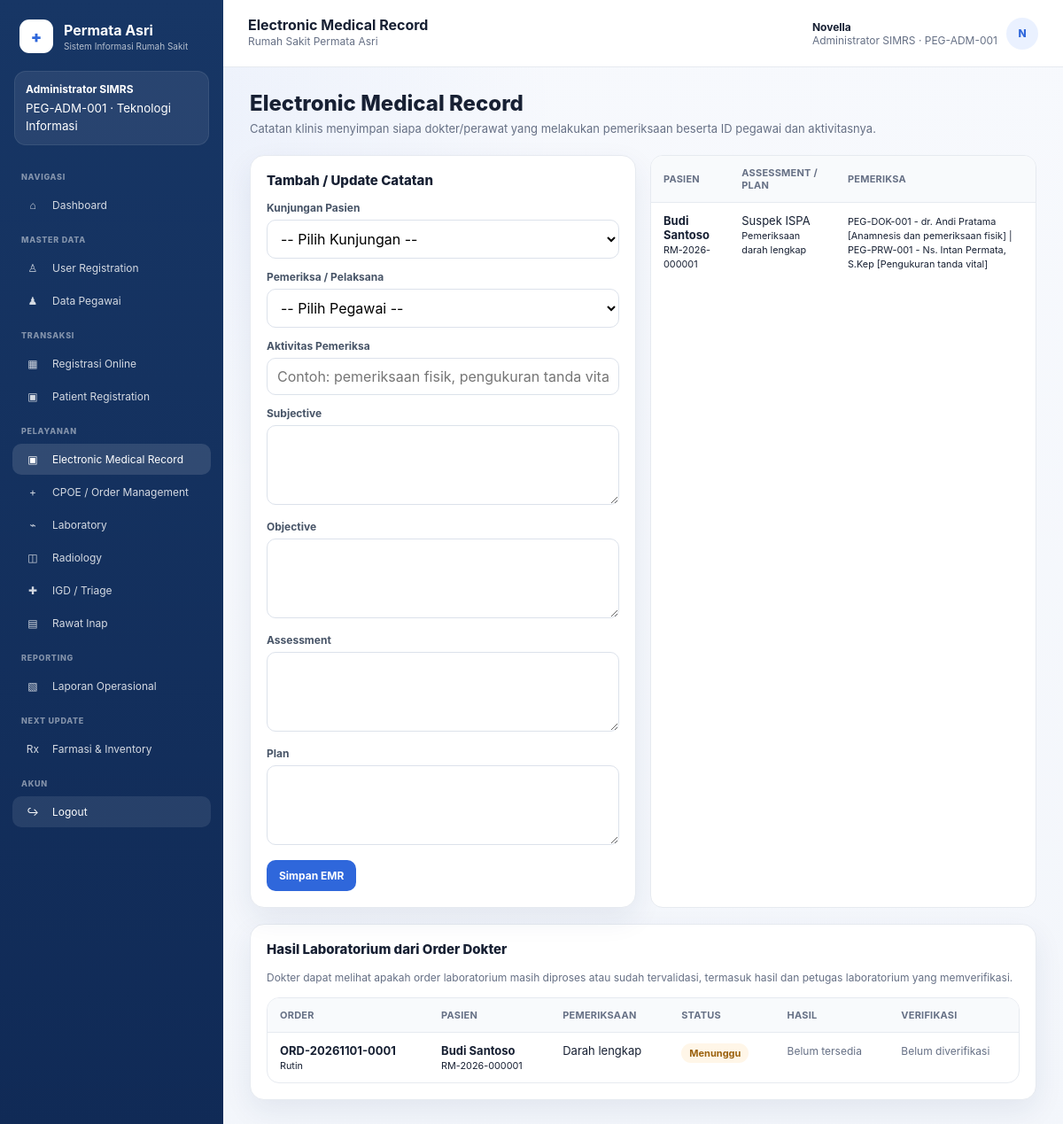
The app's page /emr.php (signed in) with its own data.
### tables this page shows
CREATE TABLE users (
    id INT AUTO_INCREMENT PRIMARY KEY,
    employee_id INT NOT NULL UNIQUE,
    username VARCHAR(60) NOT NULL UNIQUE,
    password_hash VARCHAR(255) NOT NULL,
    is_active TINYINT(1) NOT NULL DEFAULT 1,
    created_at DATETIME NOT NULL DEFAULT CURRENT_TIMESTAMP,
    CONSTRAINT fk_user_employee FOREIGN KEY (employee_id) REFERENCES employees(id)
);

CREATE TABLE roles (
    id INT AUTO_INCREMENT PRIMARY KEY,
    code VARCHAR(50) NOT NULL UNIQUE,
    name VARCHAR(100) NOT NULL
);

CREATE TABLE employees (
    id INT AUTO_INCREMENT PRIMARY KEY,
    employee_code VARCHAR(30) NOT NULL UNIQUE,
    full_name VARCHAR(150) NOT NULL,
    profession VARCHAR(100) NOT NULL,
    role_id INT NOT NULL,
    unit_id INT NULL,
    is_active TINYINT(1) NOT NULL DEFAULT 1,
    CONSTRAINT fk_employee_role FOREIGN KEY (role_id) REFERENCES roles(id),
    CONSTRAINT fk_employee_unit FOREIGN KEY (unit_id) REFERENCES units(id)
);

CREATE TABLE units (
    id INT AUTO_INCREMENT PRIMARY KEY,
    code VARCHAR(30) NOT NULL UNIQUE,
    name VARCHAR(100) NOT NULL,
    unit_type VARCHAR(30) NOT NULL
);

CREATE TABLE emr (
    id INT AUTO_INCREMENT PRIMARY KEY,
    registration_id INT NOT NULL UNIQUE,
    subjective TEXT NULL,
    objective TEXT NULL,
    assessment TEXT NULL,
    plan TEXT NULL,
    created_at DATETIME NOT NULL DEFAULT CURRENT_TIMESTAMP,
    updated_at DATETIME NOT NULL DEFAULT CURRENT_TIMESTAMP,
    CONSTRAINT fk_emr_reg FOREIGN KEY (registration_id) REFERENCES registrations(id)
);

CREATE TABLE lab_orders (
    id INT AUTO_INCREMENT PRIMARY KEY,
    order_id INT NOT NULL UNIQUE,
    test_name VARCHAR(255) NOT NULL,
    specimen VARCHAR(100) NULL,
    status VARCHAR(40) NOT NULL DEFAULT 'Menunggu',
    result TEXT NULL,
    verified_by INT NULL,
    verified_at DATETIME NULL,
    CONSTRAINT fk_lab_order FOREIGN KEY (order_id) REFERENCES orders(id) ON DELETE CASCADE,
    CONSTRAINT fk_lab_verify FOREIGN KEY (verified_by) REFERENCES employees(id)
);

CREATE TABLE orders (
    id INT AUTO_INCREMENT PRIMARY KEY,
    order_no VARCHAR(40) NULL UNIQUE,
    registration_id INT NOT NULL,
    ordering_employee_id INT NOT NULL,
    order_type ENUM('Laboratorium','Radiologi','Obat','Konsultasi','Rawat Inap') NOT NULL,
    detail VARCHAR(255) NOT NULL,
    clinical_indication TEXT NULL,
    priority ENUM('Rutin','CITO') NOT NULL DEFAULT 'Rutin',
    status VARCHAR(40) NOT NULL DEFAULT 'Ordered',
    created_at DATETIME NOT NULL DEFAULT CURRENT_TIMESTAMP,
    CONSTRAINT fk_order_reg FOREIGN KEY (registration_id) REFERENCES registrations(id),
    CONSTRAINT fk_order_employee FOREIGN KEY (ordering_employee_id) REFERENCES employees(id)
);

CREATE TABLE patients (
    id INT AUTO_INCREMENT PRIMARY KEY,
    medical_record_no VARCHAR(30) NULL UNIQUE,
    nik VARCHAR(16) NOT NULL UNIQUE,
    full_name VARCHAR(150) NOT NULL,
    birth_date DATE NOT NULL,
    gender ENUM('L','P') NOT NULL,
    address TEXT NULL,
    phone VARCHAR(30) NULL,
    email VARCHAR(120) NULL,
    payer VARCHAR(40) NOT NULL DEFAULT 'Umum',
    created_at DATETIME NOT NULL DEFAULT CURRENT_TIMESTAMP
);

### database.php (called while the page is built, shortened)
<?php
function db(): PDO
{
    static $pdo = null;
    if ($pdo instanceof PDO) {
        return $pdo;
    }
    $dsn = 'mysql:host=' . DB_HOST . ';dbname=' . DB_NAME . ';charset=utf8mb4';
    $pdo = new PDO($dsn, DB_USER, DB_PASS, [
        PDO::ATTR_ERRMODE => PDO::ERRMODE_EXCEPTION,
        PDO::ATTR_DEFAULT_FETCH_MODE => PDO::FETCH_ASSOC,
        PDO::ATTR_EMULATE_PREPARES => false,
    ]);
    return $pdo;
}

### functions.php (called while the page is built, shortened)
<?php
require_once __DIR__ . '/../config/database.php';
require_once __DIR__ . '/schema_updates.php';
function e(?string $value): string
{
    return htmlspecialchars($value ?? '', ENT_QUOTES, 'UTF-8');
}
function current_user(): ?array
{
    ensure_progress03_schema(db());
    $stmt = db()->prepare(
        'SELECT u.id AS user_id, u.username, e.id AS employee_id, e.employee_code,
                e.full_name, e.profession, r.id AS role_id, r.code AS role_code,
                r.name AS role_name, un.name AS unit_name
         FROM users u
         JOIN employees e ON e.id = u.employee_id
         JOIN roles r ON r.id = e.role_id
         LEFT JOIN units un ON un.id = e.unit_id
         WHERE u.id = ? AND u.is_active = 1
         LIMIT 1'
    );
    $stmt->execute([$_SESSION['user_id']]);
    $user = $stmt->fetch();
    return $user ?: null;
}
function require_login(): array
{
    $user = current_user();
    return $user;
}
function sidebar_menus(int $roleId): array
{
    $stmt = db()->prepare(
        'SELECT DISTINCT m.label, m.icon, m.section_name, m.page_file, m.sort_order
         FROM menus m
         JOIN permissions p ON p.code = m.permission_code
         JOIN role_permissions rp ON rp.permission_id = p.id
         WHERE rp.role_id = ? AND m.is_active = 1
         ORDER BY m.sort_order, m.id'
    );
    $stmt->execute([$roleId]);
    return $stmt->fetchAll();
}

### schema_updates.php (called while the page is built, shortened)
<?php
function ensure_progress03_schema(PDO $pdo): void
{
    $pdo->exec(
        "CREATE TABLE IF NOT EXISTS patient_registration_requests (
            id INT AUTO_INCREMENT PRIMARY KEY,
            request_no VARCHAR(40) NULL UNIQUE,
            nik VARCHAR(16) NOT NULL,
            full_name VARCHAR(150) NOT NULL,
            birth_date DATE NOT NULL,
            gender ENUM('L','P') NOT NULL,
            address TEXT NULL,
            phone VARCHAR(30) NOT NULL,
            email VARCHAR(120) NULL,
            payer VARCHAR(40) NOT NULL DEFAULT 'Umum',
            unit_id INT NOT NULL,
            doctor_employee_id INT NOT NULL,
            schedule_id INT NOT NULL,
            visit_date DATE NOT NULL,
            complaint TEXT NULL,
            status VARCHAR(40) NOT NULL DEFAULT 'Menunggu Verifikasi',
            admin_note TEXT NULL,
            patient_id INT NULL,
            registration_id INT NULL,
            reviewed_by INT NULL,
            reviewed_at DATETIME NULL,
            created_at DATETIME NOT NULL DEFAULT CURRENT_TIMESTAMP,
            INDEX idx_prr_status (status),
            INDEX idx_prr_visit_date (visit_date),
            CONSTRAINT fk_prr_unit FOREIGN KEY (unit_id) REFERENCES units(id),
            CONSTRAINT fk_prr_doctor FOREIGN KEY (doctor_employee_id) REFERENCES employees(id),
            CONSTRAINT fk_prr_schedule FOREIGN KEY (schedule_id) REFERENCES doctor_schedules(id),
            CONSTRAINT fk_prr_patient FOREIGN KEY (patient_id) REFERENCES patients(id),
            CONSTRAINT fk_prr_registration FOREIGN KEY (registration_id) REFERENCES registrations(id),
            CONSTRAINT fk_prr_reviewer FOREIGN KEY (reviewed_by) REFERENCES users(id)
        ) ENGINE=InnoDB"
    );
    $menuCheck = $pdo->prepare('SELECT id FROM menus WHERE page_file=? LIMIT 1');
    $menuCheck->execute(['patient_registration_requests.php']);
    $units = [
        ['PB', 'Poli Bedah', 'POLI'],
        ['PK', 'Poli Kandungan', 'POLI'],
    ];
    $unitInsert = $pdo->prepare(
        'INSERT INTO units (code, name, unit_type)
         SELECT ?, ?, ?
         WHERE NOT EXISTS (SELECT 1 FROM units WHERE code=?)'
    );
    foreach ($units as [$code, $name, $type]) {
        $unitInsert->execute([$code, $name, $type, $code]);
    }
    $roleStmt = $pdo->prepare("SELECT id FROM roles WHERE code='dokter' LIMIT 1");
    $roleStmt->execute();
    $doctorRoleId = (int) $roleStmt->fetchColumn();
    if ($doctorRoleId > 0) {
        $doctorSeeds = [
            ['PEG-DOK-003', 'dr. Raka Mahendra', 'Dokter', 'PU'],
            ['PEG-DOK-004', 'dr. Nadia Putri, Sp.PD', 'Dokter Sp.PD', 'PD'],
            ['PEG-DOK-005', 'dr. Salsabila Rahman, Sp.A', 'Dokter Sp.A', 'PA'],
            ['PEG-DOK-006', 'dr. Bima Aditya, Sp.B', 'Dokter Sp.B', 'PB'],
            ['PEG-DOK-007', 'dr. Citra Maharani, Sp.OG', 'Dokter Sp.OG', 'PK'],
        ];
        $unitIdStmt = $pdo->prepare('SELECT id FROM units WHERE code=? LIMIT 1');
        $employeeExists = $pdo->prepare('SELECT id FROM employees WHERE employee_code=? LIMIT 1');
        foreach ($doctorSeeds as [$employeeCode, $name, $profession, $unitCode]) {
            $employeeExists->execute([$employeeCode]);
            if ($employeeExists->fetchColumn()) {
                continue;
            }
            $unitIdStmt->execute([$unitCode]);
        }
        $scheduleSeeds = [
            ['PEG-DOK-003', 'PU', 'Selasa', '08:00:00', '12:00:00'],
            ['PEG-DOK-003', 'PU', 'Jumat', '08:00:00', '11:00:00'],
            ['PEG-DOK-004', 'PD', 'Senin', '13:00:00', '16:00:00'],
            ['PEG-DOK-004', 'PD', 'Jumat', '09:00:00', '12:00:00'],
            ['PEG-DOK-005', 'PA', 'Senin', '09:00:00', '12:00:00'],
            ['PEG-DOK-005', 'PA', 'Kamis', '13:00:00', '16:00:00'],
            ['PEG-DOK-006', 'PB', 'Selasa', '13:00:00', '16:00:00'],
            ['PEG-DOK-006', 'PB', 'Jumat', '13:00:00', '16:00:00'],
            ['PEG-DOK-007', 'PK', 'Rabu', '09:00:00', '12:00:00'],
            ['PEG-DOK-007', 'PK', 'Sabtu', '08:00:00', '11:00:00'],
        ];
        $employeeIdStmt = $pdo->prepare('SELECT id FROM employees WHERE employee_code=? LIMIT 1');
        $scheduleExists = $pdo->prepare(
            'SELECT id FROM doctor_schedules
             WHERE employee_id=? AND unit_id=? AND day_name=? AND start_time=? AND end_time=? LIMIT 1'
        );
        foreach ($scheduleSeeds as [$employeeCode, $unitCode, $dayName, $startTime, $endTime]) {
            $employeeIdStmt->execute([$employeeCode]);
            $employeeId = (int) $employeeIdStmt->fetchColumn();
            $unitIdStmt->execute([$unitCode]);
            $unitId = (int) $unitIdStmt->fetchColumn();
            $scheduleExists->execute([$employeeId, $unitId, $dayName, $startTime, $endTime]);
        }
    }
}

### emr.php (the view, shortened to what this page needs)
<?php
require_once __DIR__ . '/includes/functions.php';
$user = require_login();
$pageTitle = 'Electronic Medical Record';
$history = db()->query("SELECT em.id, em.assessment, em.plan, em.updated_at, p.full_name AS patient_name, p.medical_record_no, GROUP_CONCAT(CONCAT(e.employee_code,' - ',e.full_name,' [',es.activity,']') ORDER BY es.id SEPARATOR ' | ') AS examiners FROM emr em JOIN registrations r ON r.id=em.registration_id JOIN patients p ON p.id=r.patient_id LEFT JOIN emr_staff es ON es.emr_id=em.id LEFT JOIN employees e ON e.id=es.employee_id GROUP BY em.id ORDER BY em.id DESC LIMIT 10")->fetchAll();
$labSql = "SELECT l.status AS lab_status, l.result, l.verified_at, l.test_name,
                  o.order_no, o.priority, o.created_at,
                  p.full_name AS patient_name, p.medical_record_no,
                  req.employee_code AS requester_code, req.full_name AS requester_name,
                  ver.employee_code AS verifier_code, ver.full_name AS verifier_name
           FROM lab_orders l
           JOIN orders o ON o.id=l.order_id
           JOIN registrations r ON r.id=o.registration_id
           JOIN patients p ON p.id=r.patient_id
           JOIN employees req ON req.id=o.ordering_employee_id
           LEFT JOIN employees ver ON ver.id=l.verified_by";
$labParams = [];
$labSql .= ' ORDER BY l.id DESC LIMIT 20';
$labStmt = db()->prepare($labSql);
$labStmt->execute($labParams);
$labResults = $labStmt->fetchAll();
require __DIR__ . '/includes/header.php';
?>
<h1 class="page-title">Electronic Medical Record</h1>
<p class="page-subtitle">Catatan klinis menyimpan siapa dokter/perawat yang melakukan pemeriksaan beserta ID pegawai dan aktivitasnya.</p>
<div class="grid grid-2">
  <div class="card"><h2 class="section-title">Tambah / Update Catatan</h2><form method="POST">
    <div class="field"><label>Kunjungan Pasien</label><select class="input" name="registration_id" required><option value="">-- Pilih Kunjungan --</option></select></div>
    <div class="field"><label>Pemeriksa / Pelaksana</label><select class="input" name="examiner_id" required><option value="">-- Pilih Pegawai --</option></select></div>
    <div class="field"><label>Aktivitas Pemeriksa</label><input class="input" name="activity" placeholder="Contoh: pemeriksaan fisik, pengukuran tanda vital" required></div>
    <div class="field"><label>Subjective</label><textarea class="input" name="subjective"></textarea></div>
    <div class="field"><label>Objective</label><textarea class="input" name="objective"></textarea></div>
    <div class="field"><label>Assessment</label><textarea class="input" name="assessment"></textarea></div>
    <div class="field"><label>Plan</label><textarea class="input" name="plan"></textarea></div>
    <button class="btn btn-primary">Simpan EMR</button>
  </form></div>
  <div class="table-wrap"><table><thead><tr><th>Pasien</th><th>Assessment / Plan</th><th>Pemeriksa</th></tr></thead><tbody><?php foreach($history as $h): ?><tr><td><b><?= e($h['patient_name']) ?></b><br><small><?= e($h['medical_record_no']) ?></small></td><td><?= e($h['assessment']) ?><br><small><?= e($h['plan']) ?></small></td><td><small><?= e($h['examiners'] ?? 'Belum ada') ?></small></td></tr><?php endforeach; ?></tbody></table></div>
</div>
<div class="card" style="margin-top:18px">
  <h2 class="section-title">Hasil Laboratorium dari Order Dokter</h2>
  <p class="note">Dokter dapat melihat apakah order laboratorium masih diproses atau sudah tervalidasi, termasuk hasil dan petugas laboratorium yang memverifikasi.</p>
  <div class="table-wrap" style="margin-top:12px">
    <table>
      <thead><tr><th>Order</th><th>Pasien</th><th>Pemeriksaan</th><th>Status</th><th>Hasil</th><th>Verifikasi</th></tr></thead>
      <tbody>
      <?php foreach ($labResults as $lab): ?>
        <tr>
          <td><b><?= e($lab['order_no']) ?></b><br><small><?= e($lab['priority']) ?></small></td>
          <td><b><?= e($lab['patient_name']) ?></b><br><small><?= e($lab['medical_record_no']) ?></small></td>
          <td><?= e($lab['test_name']) ?></td>
          <td><span class="badge <?= $lab['lab_status']==='Tervalidasi' ? 'badge-green' : ($lab['lab_status']==='In Process' ? 'badge-blue' : 'badge-yellow') ?>"><?= e($lab['lab_status']) ?></span></td>
          <td><?= $lab['result'] ? nl2br(e($lab['result'])) : '<span class="note">Belum tersedia</span>' ?></td>
          <td>
            <?php if ($lab['verified_at']): ?>
              <b><?= e(($lab['verifier_code'] ?? '-') . ' - ' . ($lab['verifier_name'] ?? '-')) ?></b><br>
              <small><?= e(date('d/m/Y H:i', strtotime($lab['verified_at']))) ?></small>
            <?php else: ?>
              <span class="note">Belum diverifikasi</span>
            <?php endif; ?>
          </td>
        </tr>
      <?php endforeach; ?>
      </tbody>
    </table>
  </div>
</div>
<?php require __DIR__ . '/includes/footer.php'; ?>

### header.php (shortened to what this page needs)
<?php
$pageTitle = $pageTitle ?? 'SIMRS';
$activeFile = basename($_SERVER['PHP_SELF']);
$menus = sidebar_menus((int) $user['role_id']);
$initials = strtoupper(substr($user['full_name'], 0, 1));
?>
<!DOCTYPE html>
<html lang="id">
<head>
  <link rel="stylesheet" href="assets/css/app.css">
</head>
<body>
  <aside class="sidebar">
    <div class="sidebar-brand">
      <div class="brand-mark">+</div>
      <div>
        <strong>Permata Asri</strong>
        <small>Sistem Informasi Rumah Sakit</small>
      </div>
    </div>
    <div class="role-card">
      <b><?= e($user['role_name']) ?></b>
      <small><?= e($user['employee_code']) ?> · <?= e($user['unit_name'] ?? '-') ?></small>
    </div>
    <?php $section = null; ?>
    <?php foreach ($menus as $menu): ?>
      <?php if ($section !== $menu['section_name']): $section = $menu['section_name']; ?>
        <div class="sidebar-menu-title"><?= e($section) ?></div>
      <?php endif; ?>
      <a class="sidebar-link <?= $activeFile === $menu['page_file'] ? 'active' : '' ?>" href="<?= e($menu['page_file']) ?>">
        <span class="ico"><?= e($menu['icon']) ?></span>
        <span><?= e($menu['label']) ?></span>
      </a>
    <?php endforeach; ?>
    <div class="sidebar-menu-title">AKUN</div>
    <a href="#" class="sidebar-link logout-link" data-open-logout>
      <span class="ico">↪</span><span>Logout</span>
    </a>
  </aside>
  <div class="content-shell">
    <header class="topbar">
      <div>
        <strong><?= e($pageTitle) ?></strong>
        <div class="note">Rumah Sakit Permata Asri</div>
      </div>
      <div class="user-chip">
        <div>
          <strong><?= e($user['full_name']) ?></strong>
          <span><?= e($user['profession']) ?> · <?= e($user['employee_code']) ?></span>
        </div>
        <div class="avatar"><?= e($initials) ?></div>
      </div>
    </header>
    <main class="page-wrap">

### records on screen
users: roles.name "Administrator SIMRS", employee.employee_code "PEG-ADM-001", units.name "Teknologi Informasi", employee.full_name "Novella", employee.profession "Administrator SIMRS", employee.full_name "N"
emr: patient_name "Budi Santoso", medical_record_no "RM-2026-000001", assessment "Suspek ISPA", plan "Pemeriksaan darah lengkap", examiners "PEG-DOK-001 - dr. Andi Pratama [Anamnesis dan pemeriksaan fisik] | PEG-PRW-001 - Ns. Intan Permata, S.Kep [Pengukuran tanda vital]"
lab_orders: order.order_no "ORD-20261101-0001", order.priority "Rutin", patients.full_name "Budi Santoso", patients.medical_record_no "RM-2026-000001", test_name "Darah lengkap", status "Menunggu", shows "Belum tersedia", shows "Belum diverifikasi"

### other values on screen
$section "NAVIGASI"
$menu['icon'] "⌂"
$menu['label'] "Dashboard"
$section "MASTER DATA"
$menu['icon'] "♙"
$menu['label'] "User Registration"
$menu['icon'] "♟"
$menu['label'] "Data Pegawai"
$section "TRANSAKSI"
$menu['icon'] "▦"
$menu['label'] "Registrasi Online"
$menu['icon'] "▣"
$menu['label'] "Patient Registration"
$section "PELAYANAN"
$menu['label'] "Electronic Medical Record"
